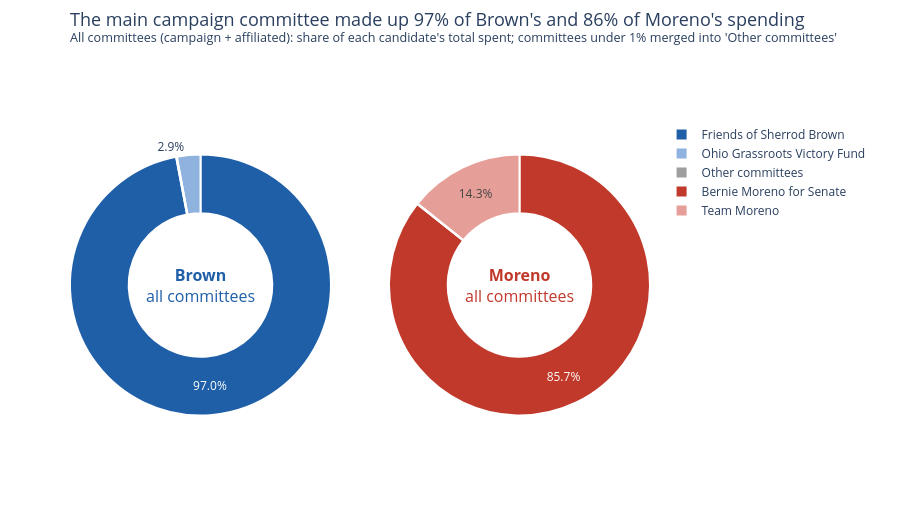

Notebook code for this chart:
### Code cell
# Chart 8: share of spending by committee
LIGHT = {"Brown": "#8fb3de", "Moreno": "#e69f98"}
fig = make_subplots(rows=1, cols=2, specs=[[{"type": "domain"}, {"type": "domain"}]], horizontal_spacing=0.1)
for col, who in [(1, "Brown"), (2, "Moreno")]:
    rows = committee_share[committee_share["candidate"] == who]
    slices = rows.groupby("chart_slice").agg(total_spent=("total_spent", "sum"), group=("group", "first")).reset_index()
    slices["is_other"] = slices["chart_slice"] == "Other committees"
    slices = slices.sort_values(["is_other", "total_spent"], ascending=[True, False])
    colors = [("#9e9e9e" if o else (COLORS[who] if g == "campaign" else LIGHT[who])) for o, g in zip(slices["is_other"], slices["group"])]
    slice_pct = slices["total_spent"] / slices["total_spent"].sum() * 100
    fig.add_trace(go.Pie(
        labels=slices["chart_slice"], values=slices["total_spent"], hole=0.55, sort=False,
        marker={"colors": colors, "line": {"color": "#ffffff", "width": 2}},
        text=[format(v, ".1f") + "%" if v >= 1 else "" for v in slice_pct], textinfo="text",
        textposition=["inside" if v >= 8 else "outside" for v in slice_pct],
        hovertemplate="%{label}<br>$%{value:,.0f}<br>%{percent:.1%} of " + who + "'s all-committees total<extra></extra>"),
        row=1, col=col)
    fig.add_annotation(x=0.225 if col == 1 else 0.775, y=0.5, xref="paper", yref="paper", showarrow=False,
                       xanchor="center", yanchor="middle", text="<b>" + who + "</b><br>all committees", font={"size": 16, "color": COLORS[who]})
style_chart(fig, "The main campaign committee made up 97% of Brown's and 86% of Moreno's spending",
            "All committees (campaign + affiliated): share of each candidate's total spent; committees under 1% merged into 'Other committees'",
            bottom=70, right=250)
fig.write_html(OUT + "08_committee_share.html", include_plotlyjs="cdn")
fig.show()

### Figure 1 — Plotly figure (JSON) as saved in the notebook; plotly's stock layout.template omitted (floating-point values rounded to 4 significant figures)
{"data": [{"domain": {"x": [0, 0.45], "y": [0, 1]}, "hole": 0.55, "hovertemplate": "%{label}<br>$%{value:,.0f}<br>%{percent:.1%} of Brown's all-committees total<extra></extra>", "labels": ["Friends of Sherrod Brown", "Ohio Grassroots Victory Fund", "Other committees"], "marker": {"colors": ["#1f5fa8", "#8fb3de", "#9e9e9e"], "line": {"color": "#ffffff", "width": 2}}, "sort": false, "text": ["97.0%", "2.9%", ""], "textinfo": "text", "textposition": ["inside", "outside", "outside"], "type": "pie", "values": [97460000.0, 2921000.0, 85280.0]}, {"domain": {"x": [0.55, 1], "y": [0, 1]}, "hole": 0.55, "hovertemplate": "%{label}<br>$%{value:,.0f}<br>%{percent:.1%} of Moreno's all-committees total<extra></extra>", "labels": ["Bernie Moreno for Senate", "Team Moreno", "Other committees"], "marker": {"colors": ["#c0392b", "#e69f98", "#9e9e9e"], "line": {"color": "#ffffff", "width": 2}}, "sort": false, "text": ["85.7%", "14.3%", ""], "textinfo": "text", "textposition": ["inside", "inside", "outside"], "type": "pie", "values": [25810000.0, 4303000.0, 15230.0]}], "layout": {"annotations": [{"font": {"color": "#1f5fa8", "size": 16}, "showarrow": false, "text": "<b>Brown</b><br>all committees", "x": 0.225, "xanchor": "center", "xref": "paper", "y": 0.5, "yanchor": "middle", "yref": "paper"}, {"font": {"color": "#c0392b", "size": 16}, "showarrow": false, "text": "<b>Moreno</b><br>all committees", "x": 0.775, "xanchor": "center", "xref": "paper", "y": 0.5, "yanchor": "middle", "yref": "paper"}], "font": {"size": 12}, "height": 520, "legend": {"orientation": "v", "x": 1.02, "xanchor": "left", "y": 1, "yanchor": "top"}, "margin": {"b": 70, "l": 70, "r": 250, "t": 120}, "title": {"font": {"size": 18}, "text": "The main campaign committee made up 97% of Brown's and 86% of Moreno's spending<br><sup>All committees (campaign + affiliated): share of each candidate's total spent; committees under 1% merged into 'Other committees'</sup>", "x": 0, "xanchor": "left", "xref": "paper", "y": 0.95, "yanchor": "top"}, "xaxis": {"showgrid": false, "tickfont": {"size": 12}, "title": {"font": {"size": 12}}}, "yaxis": {"tickfont": {"size": 12}, "title": {"font": {"size": 12}}}}}
